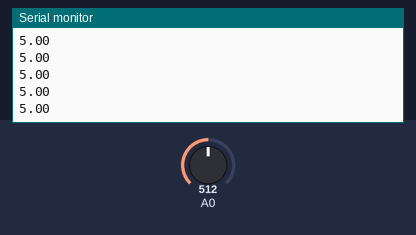
Bench run of a sketch on a simulated Arduino Uno, built for the host (arithmetic inside an expression is 32-bit, double 64-bit). On the bench: the last lines printed to the serial monitor. Inputs (shaded band) come from the test bench; at power-on: A0 = 512.

Above: at 1.2 s.
1.3 s: A0 set to 716
At 1.9 s:
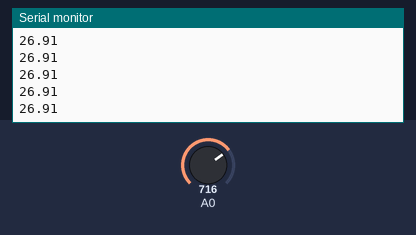
2.8 s: A0 set to 900
At 3.5 s:
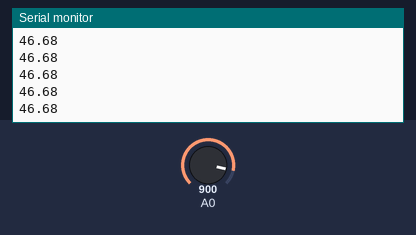
Timing chart, 0 to 5.8 s (numbered marks = the images above; inputs shaded):
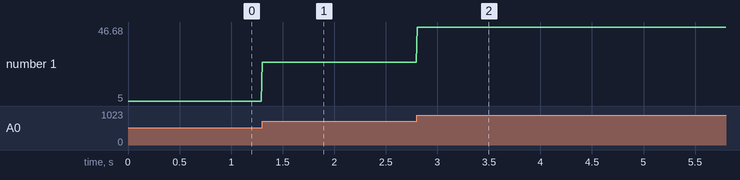

Measured:
- after the input at 1.3 s, the serial monitor: prints a new line at once (image 1)
- after the input at 2.8 s, the serial monitor: prints a new line at once (image 2)
- plotted number 1: 5 → 26.91 after the input at 1.3 s, 26.91 → 46.68 after the input at 2.8 s

The sketch:

simple_analog_read.ino
```cpp
float temp;

void setup() {
  Serial.begin(57600);
  analogReference(INTERNAL1V1);
};

void loop () {

  temp = analogRead(0)*1.1/1024.0;
  temp = temp - 0.5;
  temp = temp / 0.01;
  Serial.println(temp);
  delay(10);
};
```
